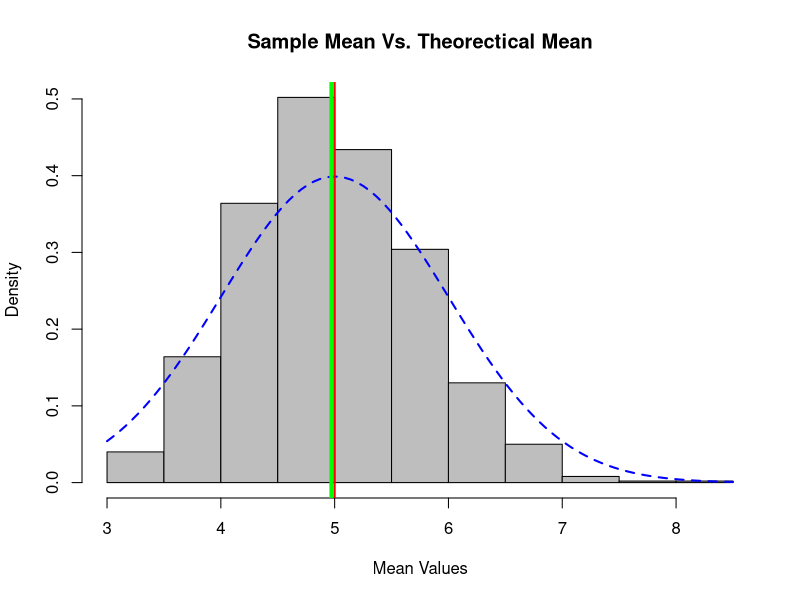
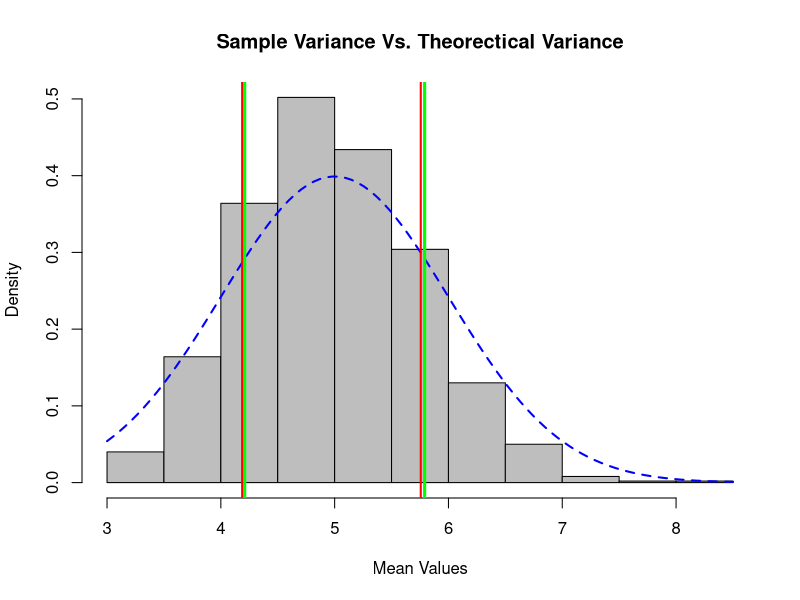
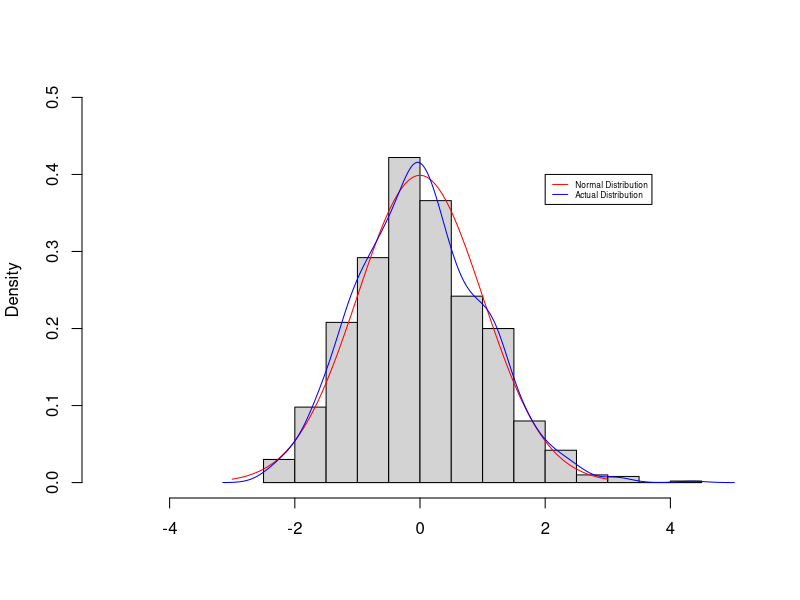
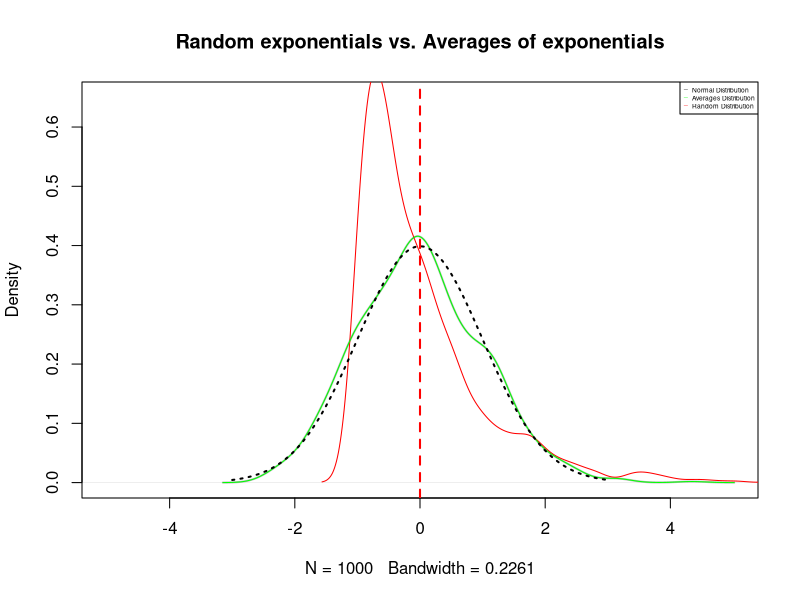

R code for these plots, in order:
## ---- chunk 1
# always make code visible
echo = TRUE  
# turn off scientific notations for numbers
options(scipen = 1)  
# set seed for consistent observations
set.seed(12345)
## ---- chunk 2
# Number of simulations
nosim <- 1000
# Sample exponentials
nsam <- 40
# define lambda value
lambda <- 0.2

# The exponential distribution can be simulated in R with rexp(n, lambda) where 
# lambda is the rate parameter.

# create a dataset containing all samples
data <- rexp(nosim*nsam, lambda)

# store it as simulations of thousands(1000) with 40 exponentials in a matrix
mat <- matrix(data, nosim, nsam)

# calculate the sample means
data.mean <- apply(mat, 1, mean)

## ---- chunk 3
dist.mean <- mean(data.mean)
dist.mean
## ---- chunk 4
theo.mean <- 1/lambda
theo.mean
## ---- chunk 5
hist(data.mean, col="grey", main = "Sample Mean Vs. Theorectical Mean", 
     prob=T , xlab="Mean Values")
curve(dnorm(x,5,1),col="blue",lty=2, lwd=2,add=T)
abline(v = dist.mean, col = "green", lwd = 4)
abline(v=theo.mean, col="red", lwd=2)
## ---- chunk 6
dist.variance <- sd(data.mean)^2
dist.variance
## ---- chunk 7
theo.variance <- ((1/lambda)^2)/nsam
theo.variance
## ---- chunk 8
hist(data.mean, col="grey", main = "Sample Variance Vs. Theorectical Variance", 
     prob=T, xlab="Mean Values")
curve(dnorm(x,5,1),col="blue",lty=2,lwd=2,add=T)
abline(v =I(theo.mean + c(-1,1)*sqrt(theo.variance)), col = "green", lwd = 3)
abline(v=I(dist.mean + c(-1,1)*sqrt(dist.variance)), col="red", lwd=2)
## ---- chunk 9
par(mfrow=c(1,1))
hist(scale(data.mean),probability=T,main='',ylim=c(0,0.5), xlim=c(-5,5), xlab='')
curve(dnorm(x,0,1),-3,3, col='red',add=T) # normal distribution
lines(density(scale(data.mean)),col='blue') # actual distribution 
legend(2,0.4,c('Normal Distribution','Actual Distribution'),cex=0.5,col=c('red','blue'),lty=1)
## ---- chunk 10

# create a large distribution with 1000 observations
largedist <- rexp(nosim, lambda)

# distribution of a large collection of averages of 40 exponentials, with each set containing 
# 1000 observations. here we re-use the values that we calculated earlier. 
avgsdist <- data.mean

## ---- chunk 11
plot(density(scale(avgsdist)), col="grey", lwd=2, 
     main="Random exponentials vs. Averages of exponentials",ylim=c(0,0.65), xlim=c(-5, 5))
lines(density(scale(largedist)), col="red")
lines(density(scale(avgsdist)), col="green")
curve(dnorm(x,0,1),-3,3, add=T, col="black", lty=3,lwd=2)
abline(v=0, col="red", lty=2, lwd=2)

legend("topright", pch = "_____________",
  legend= c("Normal Distribution", "Averages Distribution", "Random Distribution"), 
  col=c( "black", "green", "red"), cex=0.4)
